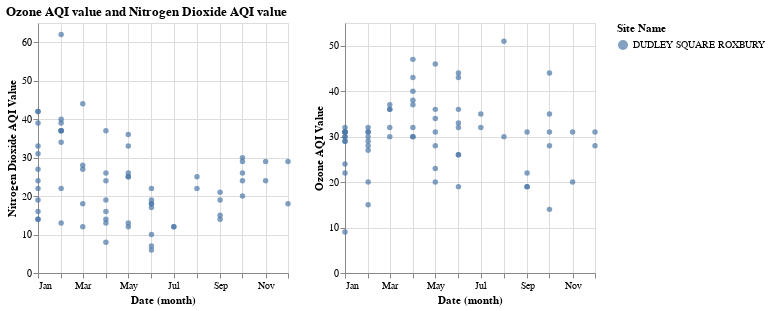

Write notebook code for a chart like this one.
### Code cell
brush = alt.selection_interval(resolve='global')

base = alt.Chart(merged_df4).mark_circle().encode(
    alt.X('month(Date):T'),
    color=alt.condition(brush, 'Site Name:N',alt.ColorValue('gray')),
).add_params(
    brush
).properties(
    width=250,
    height=250,
)
chart_nitrogen_andOzone = base.encode(y='Nitrogen Dioxide AQI Value') | base.encode(y='Ozone AQI Value')
chart_nitrogen_andOzone = chart_nitrogen_andOzone.properties(
    title ="Ozone AQI value and Nitrogen Dioxide AQI value")
chart_nitrogen_andOzone

### Figure 1 — Vega-Lite specification as saved in the notebook (floating-point values rounded to 4 significant figures)
{"config": {"view": {"continuousWidth": 300, "continuousHeight": 300}}, "hconcat": [{"mark": {"type": "circle"}, "encoding": {"color": {"condition": {"param": "param_14", "field": "Site Name", "type": "nominal"}, "value": "gray"}, "x": {"field": "Date", "timeUnit": "month", "type": "temporal"}, "y": {"field": "Nitrogen Dioxide AQI Value", "type": "quantitative"}}, "height": 250, "name": "view_61", "width": 250}, {"mark": {"type": "circle"}, "encoding": {"color": {"condition": {"param": "param_14", "field": "Site Name", "type": "nominal"}, "value": "gray"}, "x": {"field": "Date", "timeUnit": "month", "type": "temporal"}, "y": {"field": "Ozone AQI Value", "type": "quantitative"}}, "height": 250, "name": "view_62", "width": 250}], "data": {"name": "data-0607500de7fa784120acc20adeef61c3"}, "params": [{"name": "param_14", "select": {"type": "interval", "resolve": "global"}, "views": ["view_61", "view_62"]}], "title": "Ozone AQI value and Nitrogen Dioxide AQI value", "$schema": "https://vega.github.io/schema/vega-lite/v5.8.0.json", "datasets": {"data-0607500de7fa784120acc20adeef61c3": [{"Date": "01/01/2022", "Ozone AQI Value": 9.0, "Site Name": "DUDLEY SQUARE ROXBURY", "Nitrogen Dioxide AQI Value": 24.0, "PM2.5 AQI Value": null, "PM10 AQI Value": null, "Carbon Monoxide AQI Value": null, "Main Pollutant": null}, {"Date": "01/02/2022", "Ozone AQI Value": 29.0, "Site Name": "DUDLEY SQUARE ROXBURY", "Nitrogen Dioxide AQI Value": 16.0, "PM2.5 AQI Value": null, "PM10 AQI Value": null, "Carbon Monoxide AQI Value": null, "Main Pollutant": null}, {"Date": "01/06/2022", "Ozone AQI Value": 22.0, "Site Name": "DUDLEY SQUARE ROXBURY", "Nitrogen Dioxide AQI Value": 22.0, "PM2.5 AQI Value": null, "PM10 AQI Value": null, "Carbon Monoxide AQI Value": null, "Main Pollutant": null}, {"Date": "01/08/2022", "Ozone AQI Value": 29.0, "Site Name": "DUDLEY SQUARE ROXBURY", "Nitrogen Dioxide AQI Value": 42.0, "PM2.5 AQI Value": null, "PM10 AQI Value": 12.0, "Carbon Monoxide AQI Value": null, "Main Pollutant": null}, {"Date": "01/11/2022", "Ozone AQI Value": 30.0, "Site Name": "DUDLEY SQUARE ROXBURY", "Nitrogen Dioxide AQI Value": 31.0, "PM2.5 AQI Value": null, "PM10 AQI Value": 35.0, "Carbon Monoxide AQI Value": null, "Main Pollutant": null}, {"Date": "01/14/2022", "Ozone AQI Value": 31.0, "Site Name": "DUDLEY SQUARE ROXBURY", "Nitrogen Dioxide AQI Value": 39.0, "PM2.5 AQI Value": null, "PM10 AQI Value": 22.0, "Carbon Monoxide AQI Value": 11.0, "Main Pollutant": null}, {"Date": "01/15/2022", "Ozone AQI Value": 31.0, "Site Name": "DUDLEY SQUARE ROXBURY", "Nitrogen Dioxide AQI Value": 14.0, "PM2.5 AQI Value": null, "PM10 AQI Value": null, "Carbon Monoxide AQI Value": null, "Main Pollutant": null}, {"Date": "01/18/2022", "Ozone AQI Value": 31.0, "Site Name": "DUDLEY SQUARE ROXBURY", "Nitrogen Dioxide AQI Value": 19.0, "PM2.5 AQI Value": null, "PM10 AQI Value": null, "Carbon Monoxide AQI Value": null, "Main Pollutant": null}, {"Date": "01/22/2022", "Ozone AQI Value": 30.0, "Site Name": "DUDLEY SQUARE ROXBURY", "Nitrogen Dioxide AQI Value": 42.0, "PM2.5 AQI Value": null, "PM10 AQI Value": null, "Carbon Monoxide AQI Value": null, "Main Pollutant": null}, {"Date": "01/26/2022", "Ozone AQI Value": 32.0, "Site Name": "DUDLEY SQUARE ROXBURY", "Nitrogen Dioxide AQI Value": 27.0, "PM2.5 AQI Value": 33.0, "PM10 AQI Value": 16.0, "Carbon Monoxide AQI Value": null, "Main Pollutant": null}, {"Date": "01/28/2022", "Ozone AQI Value": 24.0, "Site Name": "DUDLEY SQUARE ROXBURY", "Nitrogen Dioxide AQI Value": 33.0, "PM2.5 AQI Value": null, "PM10 AQI Value": null, "Carbon Monoxide AQI Value": null, "Main Pollutant": null}, {"Date": "01/29/2022", "Ozone AQI Value": 31.0, "Site Name": "DUDLEY SQUARE ROXBURY", "Nitrogen Dioxide AQI Value": 14.0, "PM2.5 AQI Value": null, "PM10 AQI Value": 9.0, "Carbon Monoxide AQI Value": 3.0, "Main Pollutant": null}, {"Date": "02/01/2022", "Ozone AQI Value": 15.0, "Site Name": "DUDLEY SQUARE ROXBURY", "Nitrogen Dioxide AQI Value": 62.0, "PM2.5 AQI Value": null, "PM10 AQI Value": 20.0, "Carbon Monoxide AQI Value": 15.0, "Main Pollutant": null}, {"Date": "02/03/2022", "Ozone AQI Value": 20.0, "Site Name": "DUDLEY SQUARE ROXBURY", "Nitrogen Dioxide AQI Value": 37.0, "PM2.5 AQI Value": null, "PM10 AQI Value": null, "Carbon Monoxide AQI Value": 9.0, "Main Pollutant": null}, {"Date": "02/04/2022", "Ozone AQI Value": 27.0, "Site Name": "DUDLEY SQUARE ROXBURY", "Nitrogen Dioxide AQI Value": 39.0, "PM2.5 AQI Value": null, "PM10 AQI Value": 7.0, "Carbon Monoxide AQI Value": 8.0, "Main Pollutant": null}, {"Date": "02/05/2022", "Ozone AQI Value": 32.0, "Site Name": "DUDLEY SQUARE ROXBURY", "Nitrogen Dioxide AQI Value": 22.0, "PM2.5 AQI Value": null, "PM10 AQI Value": null, "Carbon Monoxide AQI Value": null, "Main Pollutant": null}, {"Date": "02/06/2022", "Ozone AQI Value": 31.0, "Site Name": "DUDLEY SQUARE ROXBURY", "Nitrogen Dioxide AQI Value": 37.0, "PM2.5 AQI Value": null, "PM10 AQI Value": null, "Carbon Monoxide AQI Value": null, "Main Pollutant": null}, {"Date": "02/15/2022", "Ozone AQI Value": 29.0, "Site Name": "DUDLEY SQUARE ROXBURY", "Nitrogen Dioxide AQI Value": 40.0, "PM2.5 AQI Value": null, "PM10 AQI Value": null, "Carbon Monoxide AQI Value": null, "Main Pollutant": null}, {"Date": "02/20/2022", "Ozone AQI Value": 31.0, "Site Name": "DUDLEY SQUARE ROXBURY", "Nitrogen Dioxide AQI Value": 13.0, "PM2.5 AQI Value": null, "PM10 AQI Value": null, "Carbon Monoxide AQI Value": null, "Main Pollutant": null}, {"Date": "02/21/2022", "Ozone AQI Value": 30.0, "Site Name": "DUDLEY SQUARE ROXBURY", "Nitrogen Dioxide AQI Value": 37.0, "PM2.5 AQI Value": null, "PM10 AQI Value": null, "Carbon Monoxide AQI Value": null, "Main Pollutant": null}, {"Date": "02/24/2022", "Ozone AQI Value": 28.0, "Site Name": "DUDLEY SQUARE ROXBURY", "Nitrogen Dioxide AQI Value": 34.0, "PM2.5 AQI Value": null, "PM10 AQI Value": null, "Carbon Monoxide AQI Value": null, "Main Pollutant": null}, {"Date": "03/02/2022", "Ozone AQI Value": 36.0, "Site Name": "DUDLEY SQUARE ROXBURY", "Nitrogen Dioxide AQI Value": 44.0, "PM2.5 AQI Value": null, "PM10 AQI Value": null, "Carbon Monoxide AQI Value": null, "Main Pollutant": null}, {"Date": "03/04/2022", "Ozone AQI Value": 32.0, "Site Name": "DUDLEY SQUARE ROXBURY", "Nitrogen Dioxide AQI Value": 28.0, "PM2.5 AQI Value": null, "PM10 AQI Value": null, "Carbon Monoxide AQI Value": null, "Main Pollutant": null}, {"Date": "03/06/2022", "Ozone AQI Value": 37.0, "Site Name": "DUDLEY SQUARE ROXBURY", "Nitrogen Dioxide AQI Value": 27.0, "PM2.5 AQI Value": null, "PM10 AQI Value": 15.0, "Carbon Monoxide AQI Value": null, "Main Pollutant": null}, {"Date": "03/22/2022", "Ozone AQI Value": 36.0, "Site Name": "DUDLEY SQUARE ROXBURY", "Nitrogen Dioxide AQI Value": 18.0, "PM2.5 AQI Value": null, "PM10 AQI Value": null, "Carbon Monoxide AQI Value": null, "Main Pollutant": null}, {"Date": "03/29/2022", "Ozone AQI Value": 30.0, "Site Name": "DUDLEY SQUARE ROXBURY", "Nitrogen Dioxide AQI Value": 12.0, "PM2.5 AQI Value": null, "PM10 AQI Value": null, "Carbon Monoxide AQI Value": null, "Main Pollutant": null}, {"Date": "04/03/2022", "Ozone AQI Value": 40.0, "Site Name": "DUDLEY SQUARE ROXBURY", "Nitrogen Dioxide AQI Value": 37.0, "PM2.5 AQI Value": null, "PM10 AQI Value": null, "Carbon Monoxide AQI Value": null, "Main Pollutant": null}, {"Date": "04/04/2022", "Ozone AQI Value": 37.0, "Site Name": "DUDLEY SQUARE ROXBURY", "Nitrogen Dioxide AQI Value": 19.0, "PM2.5 AQI Value": null, "PM10 AQI Value": null, "Carbon Monoxide AQI Value": null, "Main Pollutant": null}, {"Date": "04/07/2022", "Ozone AQI Value": 38.0, "Site Name": "DUDLEY SQUARE ROXBURY", "Nitrogen Dioxide AQI Value": 26.0, "PM2.5 AQI Value": null, "PM10 AQI Value": null, "Carbon Monoxide AQI Value": null, "Main Pollutant": null}, {"Date": "04/10/2022", "Ozone AQI Value": 30.0, "Site Name": "DUDLEY SQUARE ROXBURY", "Nitrogen Dioxide AQI Value": 16.0, "PM2.5 AQI Value": null, "PM10 AQI Value": null, "Carbon Monoxide AQI Value": null, "Main Pollutant": null}, {"Date": "04/16/2022", "Ozone AQI Value": 47.0, "Site Name": "DUDLEY SQUARE ROXBURY", "Nitrogen Dioxide AQI Value": 8.0, "PM2.5 AQI Value": null, "PM10 AQI Value": null, "Carbon Monoxide AQI Value": null, "Main Pollutant": null}, {"Date": "04/17/2022", "Ozone AQI Value": 30.0, "Site Name": "DUDLEY SQUARE ROXBURY", "Nitrogen Dioxide AQI Value": 13.0, "PM2.5 AQI Value": null, "PM10 AQI Value": 5.0, "Carbon Monoxide AQI Value": null, "Main Pollutant": null}, {"Date": "04/26/2022", "Ozone AQI Value": 32.0, "Site Name": "DUDLEY SQUARE ROXBURY", "Nitrogen Dioxide AQI Value": 24.0, "PM2.5 AQI Value": null, "PM10 AQI Value": 9.0, "Carbon Monoxide AQI Value": null, "Main Pollutant": null}, {"Date": "04/28/2022", "Ozone AQI Value": 43.0, "Site Name": "DUDLEY SQUARE ROXBURY", "Nitrogen Dioxide AQI Value": 14.0, "PM2.5 AQI Value": null, "PM10 AQI Value": null, "Carbon Monoxide AQI Value": null, "Main Pollutant": null}, {"Date": "05/01/2022", "Ozone AQI Value": 46.0, "Site Name": "DUDLEY SQUARE ROXBURY", "Nitrogen Dioxide AQI Value": 25.0, "PM2.5 AQI Value": null, "PM10 AQI Value": null, "Carbon Monoxide AQI Value": null, "Main Pollutant": null}, {"Date": "05/04/2022", "Ozone AQI Value": 20.0, "Site Name": "DUDLEY SQUARE ROXBURY", "Nitrogen Dioxide AQI Value": 25.0, "PM2.5 AQI Value": null, "PM10 AQI Value": null, "Carbon Monoxide AQI Value": null, "Main Pollutant": null}, {"Date": "05/12/2022", "Ozone AQI Value": 31.0, "Site Name": "DUDLEY SQUARE ROXBURY", "Nitrogen Dioxide AQI Value": 33.0, "PM2.5 AQI Value": null, "PM10 AQI Value": null, "Carbon Monoxide AQI Value": 2.0, "Main Pollutant": null}, {"Date": "05/13/2022", "Ozone AQI Value": 23.0, "Site Name": "DUDLEY SQUARE ROXBURY", "Nitrogen Dioxide AQI Value": 26.0, "PM2.5 AQI Value": null, "PM10 AQI Value": null, "Carbon Monoxide AQI Value": 2.0, "Main Pollutant": null}, {"Date": "05/21/2022", "Ozone AQI Value": 34.0, "Site Name": "DUDLEY SQUARE ROXBURY", "Nitrogen Dioxide AQI Value": 36.0, "PM2.5 AQI Value": null, "PM10 AQI Value": null, "Carbon Monoxide AQI Value": null, "Main Pollutant": null}, {"Date": "05/28/2022", "Ozone AQI Value": 28.0, "Site Name": "DUDLEY SQUARE ROXBURY", "Nitrogen Dioxide AQI Value": 12.0, "PM2.5 AQI Value": null, "PM10 AQI Value": null, "Carbon Monoxide AQI Value": null, "Main Pollutant": null}, {"Date": "05/29/2022", "Ozone AQI Value": 36.0, "Site Name": "DUDLEY SQUARE ROXBURY", "Nitrogen Dioxide AQI Value": 13.0, "PM2.5 AQI Value": null, "PM10 AQI Value": 9.0, "Carbon Monoxide AQI Value": null, "Main Pollutant": null}, {"Date": "06/01/2022", "Ozone AQI Value": 19.0, "Site Name": "DUDLEY SQUARE ROXBURY", "Nitrogen Dioxide AQI Value": 18.0, "PM2.5 AQI Value": 25.0, "PM10 AQI Value": 10.0, "Carbon Monoxide AQI Value": 2.0, "Main Pollutant": null}, {"Date": "06/03/2022", "Ozone AQI Value": 26.0, "Site Name": "DUDLEY SQUARE ROXBURY", "Nitrogen Dioxide AQI Value": 19.0, "PM2.5 AQI Value": null, "PM10 AQI Value": null, "Carbon Monoxide AQI Value": 1.0, "Main Pollutant": null}, {"Date": "06/10/2022", "Ozone AQI Value": 36.0, "Site Name": "DUDLEY SQUARE ROXBURY", "Nitrogen Dioxide AQI Value": 17.0, "PM2.5 AQI Value": null, "PM10 AQI Value": 7.0, "Carbon Monoxide AQI Value": null, "Main Pollutant": null}, {"Date": "06/13/2022", "Ozone AQI Value": 44.0, "Site Name": "DUDLEY SQUARE ROXBURY", "Nitrogen Dioxide AQI Value": 18.0, "PM2.5 AQI Value": null, "PM10 AQI Value": 10.0, "Carbon Monoxide AQI Value": null, "Main Pollutant": null}, {"Date": "06/15/2022", "Ozone AQI Value": 33.0, "Site Name": "DUDLEY SQUARE ROXBURY", "Nitrogen Dioxide AQI Value": 22.0, "PM2.5 AQI Value": null, "PM10 AQI Value": null, "Carbon Monoxide AQI Value": 2.0, "Main Pollutant": null}, {"Date": "06/17/2022", "Ozone AQI Value": 43.0, "Site Name": "DUDLEY SQUARE ROXBURY", "Nitrogen Dioxide AQI Value": 10.0, "PM2.5 AQI Value": null, "PM10 AQI Value": null, "Carbon Monoxide AQI Value": null, "Main Pollutant": null}, {"Date": "06/18/2022", "Ozone AQI Value": 32.0, "Site Name": "DUDLEY SQUARE ROXBURY", "Nitrogen Dioxide AQI Value": 6.0, "PM2.5 AQI Value": null, "PM10 AQI Value": null, "Carbon Monoxide AQI Value": null, "Main Pollutant": null}, {"Date": "06/22/2022", "Ozone AQI Value": 26.0, "Site Name": "DUDLEY SQUARE ROXBURY", "Nitrogen Dioxide AQI Value": 7.0, "PM2.5 AQI Value": null, "PM10 AQI Value": 20.0, "Carbon Monoxide AQI Value": null, "Main Pollutant": null}, {"Date": "07/30/2022", "Ozone AQI Value": 32.0, "Site Name": "DUDLEY SQUARE ROXBURY", "Nitrogen Dioxide AQI Value": 12.0, "PM2.5 AQI Value": null, "PM10 AQI Value": null, "Carbon Monoxide AQI Value": null, "Main Pollutant": null}, {"Date": "07/31/2022", "Ozone AQI Value": 35.0, "Site Name": "DUDLEY SQUARE ROXBURY", "Nitrogen Dioxide AQI Value": 12.0, "PM2.5 AQI Value": null, "PM10 AQI Value": 6.0, "Carbon Monoxide AQI Value": null, "Main Pollutant": null}, {"Date": "08/05/2022", "Ozone AQI Value": 51.0, "Site Name": "DUDLEY SQUARE ROXBURY", "Nitrogen Dioxide AQI Value": 22.0, "PM2.5 AQI Value": null, "PM10 AQI Value": null, "Carbon Monoxide AQI Value": null, "Main Pollutant": null}, {"Date": "08/12/2022", "Ozone AQI Value": 30.0, "Site Name": "DUDLEY SQUARE ROXBURY", "Nitrogen Dioxide AQI Value": 25.0, "PM2.5 AQI Value": null, "PM10 AQI Value": 8.0, "Carbon Monoxide AQI Value": null, "Main Pollutant": null}, {"Date": "09/05/2022", "Ozone AQI Value": 19.0, "Site Name": "DUDLEY SQUARE ROXBURY", "Nitrogen Dioxide AQI Value": 15.0, "PM2.5 AQI Value": null, "PM10 AQI Value": 7.0, "Carbon Monoxide AQI Value": null, "Main Pollutant": null}, {"Date": "09/11/2022", "Ozone AQI Value": 31.0, "Site Name": "DUDLEY SQUARE ROXBURY", "Nitrogen Dioxide AQI Value": 14.0, "PM2.5 AQI Value": null, "PM10 AQI Value": 11.0, "Carbon Monoxide AQI Value": null, "Main Pollutant": null}, {"Date": "09/20/2022", "Ozone AQI Value": 19.0, "Site Name": "DUDLEY SQUARE ROXBURY", "Nitrogen Dioxide AQI Value": 19.0, "PM2.5 AQI Value": null, "PM10 AQI Value": 8.0, "Carbon Monoxide AQI Value": null, "Main Pollutant": null}, {"Date": "09/30/2022", "Ozone AQI Value": 22.0, "Site Name": "DUDLEY SQUARE ROXBURY", "Nitrogen Dioxide AQI Value": 21.0, "PM2.5 AQI Value": null, "PM10 AQI Value": null, "Carbon Monoxide AQI Value": null, "Main Pollutant": null}, {"Date": "10/09/2022", "Ozone AQI Value": 35.0, "Site Name": "DUDLEY SQUARE ROXBURY", "Nitrogen Dioxide AQI Value": 20.0, "PM2.5 AQI Value": null, "PM10 AQI Value": null, "Carbon Monoxide AQI Value": null, "Main Pollutant": null}, {"Date": "10/10/2022", "Ozone AQI Value": 31.0, "Site Name": "DUDLEY SQUARE ROXBURY", "Nitrogen Dioxide AQI Value": 30.0, "PM2.5 AQI Value": 38.0, "PM10 AQI Value": null, "Carbon Monoxide AQI Value": null, "Main Pollutant": null}, {"Date": "10/22/2022", "Ozone AQI Value": 44.0, "Site Name": "DUDLEY SQUARE ROXBURY", "Nitrogen Dioxide AQI Value": 26.0, "PM2.5 AQI Value": null, "PM10 AQI Value": null, "Carbon Monoxide AQI Value": null, "Main Pollutant": null}, {"Date": "10/26/2022", "Ozone AQI Value": 14.0, "Site Name": "DUDLEY SQUARE ROXBURY", "Nitrogen Dioxide AQI Value": 24.0, "PM2.5 AQI Value": null, "PM10 AQI Value": 8.0, "Carbon Monoxide AQI Value": 5.0, "Main Pollutant": null}, {"Date": "10/29/2022", "Ozone AQI Value": 28.0, "Site Name": "DUDLEY SQUARE ROXBURY", "Nitrogen Dioxide AQI Value": 29.0, "PM2.5 AQI Value": null, "PM10 AQI Value": 10.0, "Carbon Monoxide AQI Value": 10.0, "Main Pollutant": null}, {"Date": "11/23/2022", "Ozone AQI Value": 31.0, "Site Name": "DUDLEY SQUARE ROXBURY", "Nitrogen Dioxide AQI Value": 29.0, "PM2.5 AQI Value": null, "PM10 AQI Value": null, "Carbon Monoxide AQI Value": 7.0, "Main Pollutant": null}, {"Date": "11/29/2022", "Ozone AQI Value": 20.0, "Site Name": "DUDLEY SQUARE ROXBURY", "Nitrogen Dioxide AQI Value": 24.0, "PM2.5 AQI Value": 19.0, "PM10 AQI Value": null, "Carbon Monoxide AQI Value": null, "Main Pollutant": null}, {"Date": "12/04/2022", "Ozone AQI Value": 31.0, "Site Name": "DUDLEY SQUARE ROXBURY", "Nitrogen Dioxide AQI Value": 29.0, "PM2.5 AQI Value": 20.0, "PM10 AQI Value": 6.0, "Carbon Monoxide AQI Value": null, "Main Pollutant": null}, {"Date": "12/12/2022", "Ozone AQI Value": 28.0, "Site Name": "DUDLEY SQUARE ROXBURY", "Nitrogen Dioxide AQI Value": 18.0, "PM2.5 AQI Value": null, "PM10 AQI Value": null, "Carbon Monoxide AQI Value": 3.0, "Main Pollutant": null}]}}
